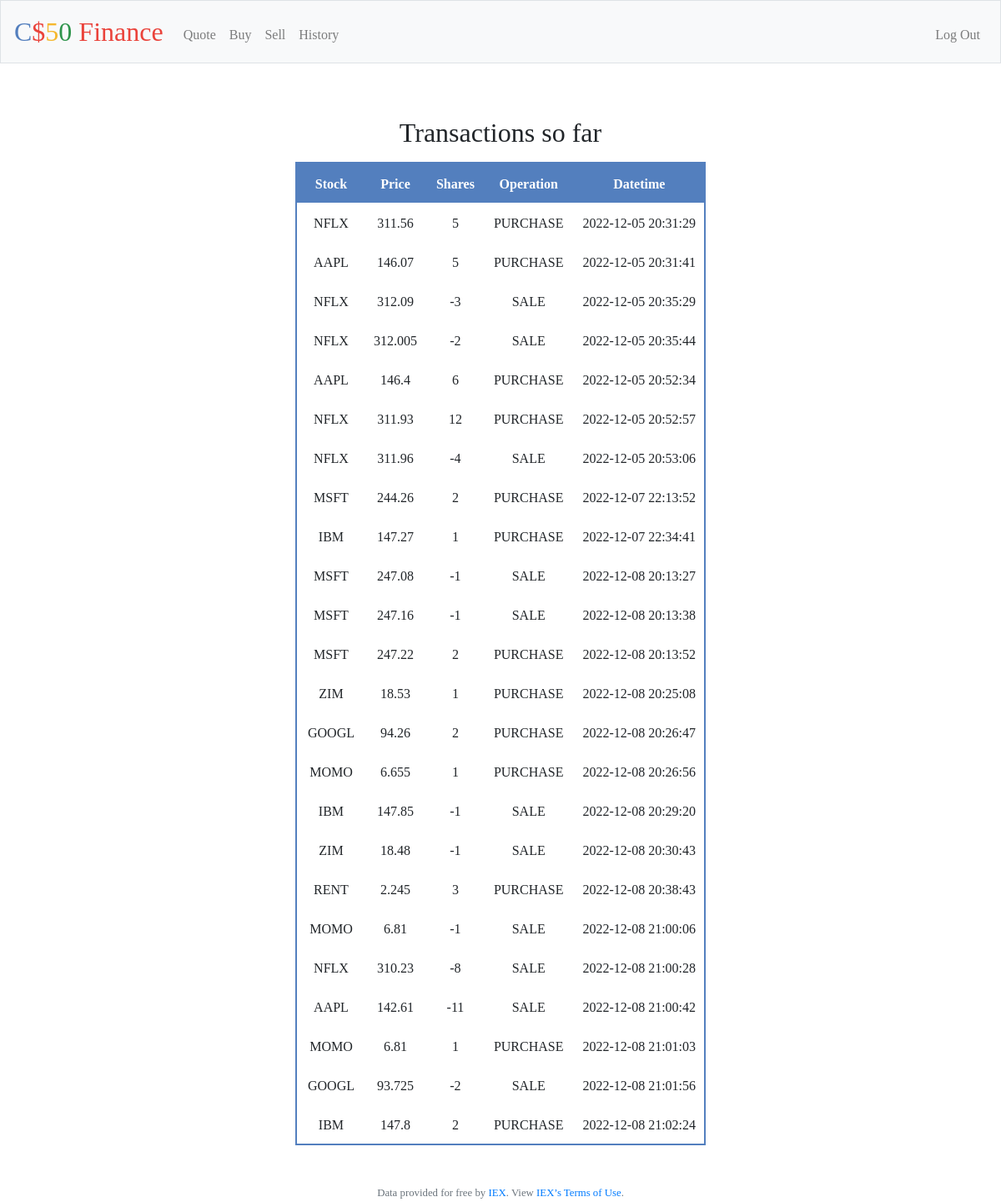
Screenshot of /history (signed in) with the database file from the repository.
### tables this page shows
CREATE TABLE transactions('owner_id' NUMERIC NOT NULL, 'stock_symbol' TEXT NOT NULL, 'stock_price' NUMERIC NOT NULL, 'shares' INTEGER NOT NULL, 'operation' TEXT NOT NULL, 'datetime' TEXT NOT NULL);

### application.py (the view)
@app.route("/history")
@login_required
def history():
    owner_id = session["user_id"]
    stocks = db.execute("SELECT stock_symbol, stock_price, shares, operation, datetime FROM transactions WHERE owner_id = ?", owner_id)
    return render_template("history.html", stocks=stocks)

### application.py (called while the page is built)
@app.after_request
def after_request(response):
    response.headers["Cache-Control"] = "no-cache, no-store, must-revalidate"
    response.headers["Expires"] = 0
    response.headers["Pragma"] = "no-cache"
    return response

### helpers.py (called while the page is built)
def login_required(f):
    @wraps(f)
    def decorated_function(*args, **kwargs):
        if session.get("user_id") is None:
            return redirect("/login")
        return f(*args, **kwargs)
    return decorated_function

### templates/history.html (shortened to what this page needs)
{% extends "layout.html" %}
{% block main %}
<p><h2>Transactions so far</h2></p>
<table align="center">
    <thead>
    <tr>
        <td>   Stock   </td>
        <td>   Price   </td>
        <td>   Shares   </td>
        <td>   Operation   </td>
        <td>   Datetime   </td>
    </tr></thead>
    <tbody>
        {% for stock in stocks %}
    <tr>
        <td>{{ stock["stock_symbol"] }}</td>
        <td>{{ stock["stock_price"] }}</td>
        <td>{{ stock["shares"] }}</td>
        <td>{{ stock["operation"] }}</td>
        <td>{{ stock["datetime"] }}</td>
    </tr>
        {% endfor %}
    </tbody>
</table>
{% endblock %}

### templates/layout.html (shortened to what this page needs)
<!DOCTYPE html>
<html lang="en">
    <head>
        <link rel="stylesheet" href="https://cdn.jsdelivr.net/npm/bootstrap@4.5.3/dist/css/bootstrap.min.css">
        <link href="/static/styles.css" rel="stylesheet">
    </head>
    <body>
        <nav class="navbar navbar-expand-md navbar-light bg-light border">
            <a class="navbar-brand" href="/"><span class="blue">C</span><span class="red">$</span><span class="yellow">5</span><span class="green">0</span> <span class="red">Finance</span></a>
            <div class="collapse navbar-collapse" id="navbar">
                {% if session.user_id %}
                    <ul class="navbar-nav mr-auto mt-2">
                        <li class="nav-item"><a class="nav-link" href="/quote">Quote</a></li>
                        <li class="nav-item"><a class="nav-link" href="/buy">Buy</a></li>
                        <li class="nav-item"><a class="nav-link" href="/sell">Sell</a></li>
                        <li class="nav-item"><a class="nav-link" href="/history">History</a></li>
                    </ul>
                    <ul class="navbar-nav ml-auto mt-2">
                        <li class="nav-item"><a class="nav-link" href="/logout">Log Out</a></li>
                    </ul>
                {% else %}
                    <ul class="navbar-nav ml-auto mt-2">
                        <li class="nav-item"><a class="nav-link" href="/register">Register</a></li>
                        <li class="nav-item"><a class="nav-link" href="/login">Log In</a></li>
                    </ul>
                {% endif %}
            </div>
        </nav>
        <main class="container p-5">
            {% block main %}{% endblock %}
        </main>
        <footer class="small text-center text-muted">
            Data provided for free by <a target="_blank" href="https://iextrading.com/developer">IEX</a>. View <a target="_blank" href="https://iextrading.com/api-exhibit-a/">IEX’s Terms of Use</a>.
        </footer>
    </body>
</html>

### static/styles.css (style rules this page uses)
nav .navbar-brand { font-size: xx-large; font-family: "Montserrat"; }
nav .navbar-brand .blue { color: #537fbe; }
nav .navbar-brand .red { color: #ea433b; }
nav .navbar-brand .yellow { color: #f5b82e; }
nav .navbar-brand .green { color: #2e944b; }
main { overflow-x: auto; text-align: center; }
body { font-family: "Montserrat"; }
table { border: solid #537fbe 2px; text-align: center; table-layout: fixed; }
thead { background-color: #537fbe; color: white; font-weight: bold; }
td { padding-right: 10px; padding-left: 13px; padding-top: 13px; padding-bottom: 10px; text-align: center; }

### rows the page displays
transactions: stock_symbol "NFLX", stock_price "311.56", shares "5", operation "PURCHASE", datetime "2022-12-05 20:31:29"
transactions: stock_symbol "AAPL", stock_price "146.07", shares "5", operation "PURCHASE", datetime "2022-12-05 20:31:41"
transactions: stock_symbol "NFLX", stock_price "312.09", shares "-3", operation "SALE", datetime "2022-12-05 20:35:29"
transactions: stock_symbol "NFLX", stock_price "312.005", shares "-2", operation "SALE", datetime "2022-12-05 20:35:44"
transactions: stock_symbol "AAPL", stock_price "146.4", shares "6", operation "PURCHASE", datetime "2022-12-05 20:52:34"
transactions: stock_symbol "NFLX", stock_price "311.93", shares "12", operation "PURCHASE", datetime "2022-12-05 20:52:57"
transactions: stock_symbol "NFLX", stock_price "311.96", shares "-4", operation "SALE", datetime "2022-12-05 20:53:06"
transactions: stock_symbol "MSFT", stock_price "244.26", shares "2", operation "PURCHASE", datetime "2022-12-07 22:13:52"
transactions: stock_symbol "IBM", stock_price "147.27", shares "1", operation "PURCHASE", datetime "2022-12-07 22:34:41"
transactions: stock_symbol "MSFT", stock_price "247.08", shares "-1", operation "SALE", datetime "2022-12-08 20:13:27"
transactions: stock_symbol "MSFT", stock_price "247.16", shares "-1", operation "SALE", datetime "2022-12-08 20:13:38"
transactions: stock_symbol "MSFT", stock_price "247.22", shares "2", operation "PURCHASE", datetime "2022-12-08 20:13:52"
transactions: stock_symbol "ZIM", stock_price "18.53", shares "1", operation "PURCHASE", datetime "2022-12-08 20:25:08"
transactions: stock_symbol "GOOGL", stock_price "94.26", shares "2", operation "PURCHASE", datetime "2022-12-08 20:26:47"
transactions: stock_symbol "MOMO", stock_price "6.655", shares "1", operation "PURCHASE", datetime "2022-12-08 20:26:56"
transactions: stock_symbol "IBM", stock_price "147.85", shares "-1", operation "SALE", datetime "2022-12-08 20:29:20"
transactions: stock_symbol "ZIM", stock_price "18.48", shares "-1", operation "SALE", datetime "2022-12-08 20:30:43"
transactions: stock_symbol "RENT", stock_price "2.245", shares "3", operation "PURCHASE", datetime "2022-12-08 20:38:43"
transactions: stock_symbol "MOMO", stock_price "6.81", shares "-1", operation "SALE", datetime "2022-12-08 21:00:06"
transactions: stock_symbol "NFLX", stock_price "310.23", shares "-8", operation "SALE", datetime "2022-12-08 21:00:28"
transactions: stock_symbol "AAPL", stock_price "142.61", shares "-11", operation "SALE", datetime "2022-12-08 21:00:42"
transactions: stock_symbol "MOMO", stock_price "6.81", shares "1", operation "PURCHASE", datetime "2022-12-08 21:01:03"
transactions: stock_symbol "GOOGL", stock_price "93.725", shares "-2", operation "SALE", datetime "2022-12-08 21:01:56"
transactions: stock_symbol "IBM", stock_price "147.8", shares "2", operation "PURCHASE", datetime "2022-12-08 21:02:24"
